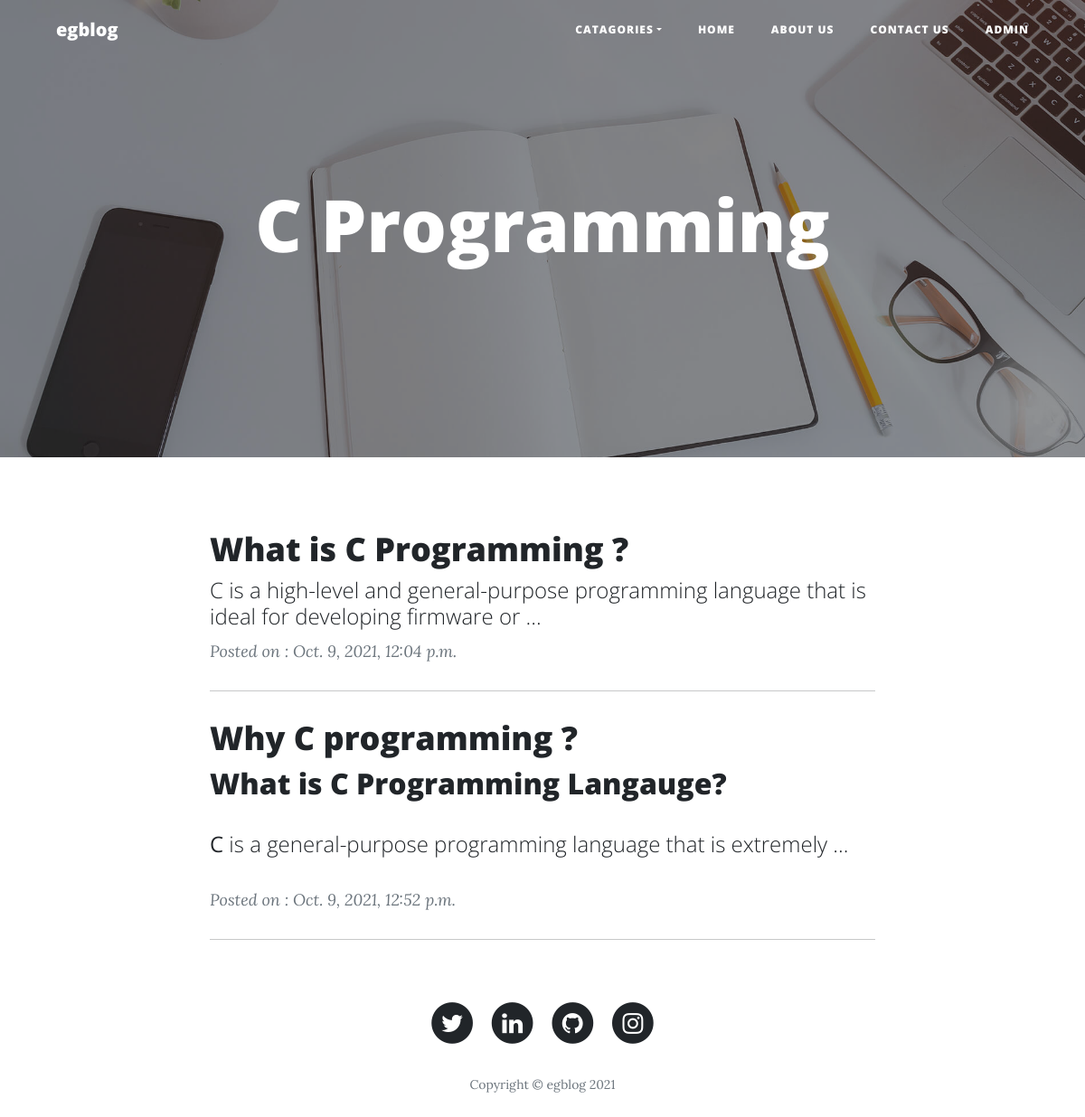
/category/c-programming, run on an earlier commit of the app's database.
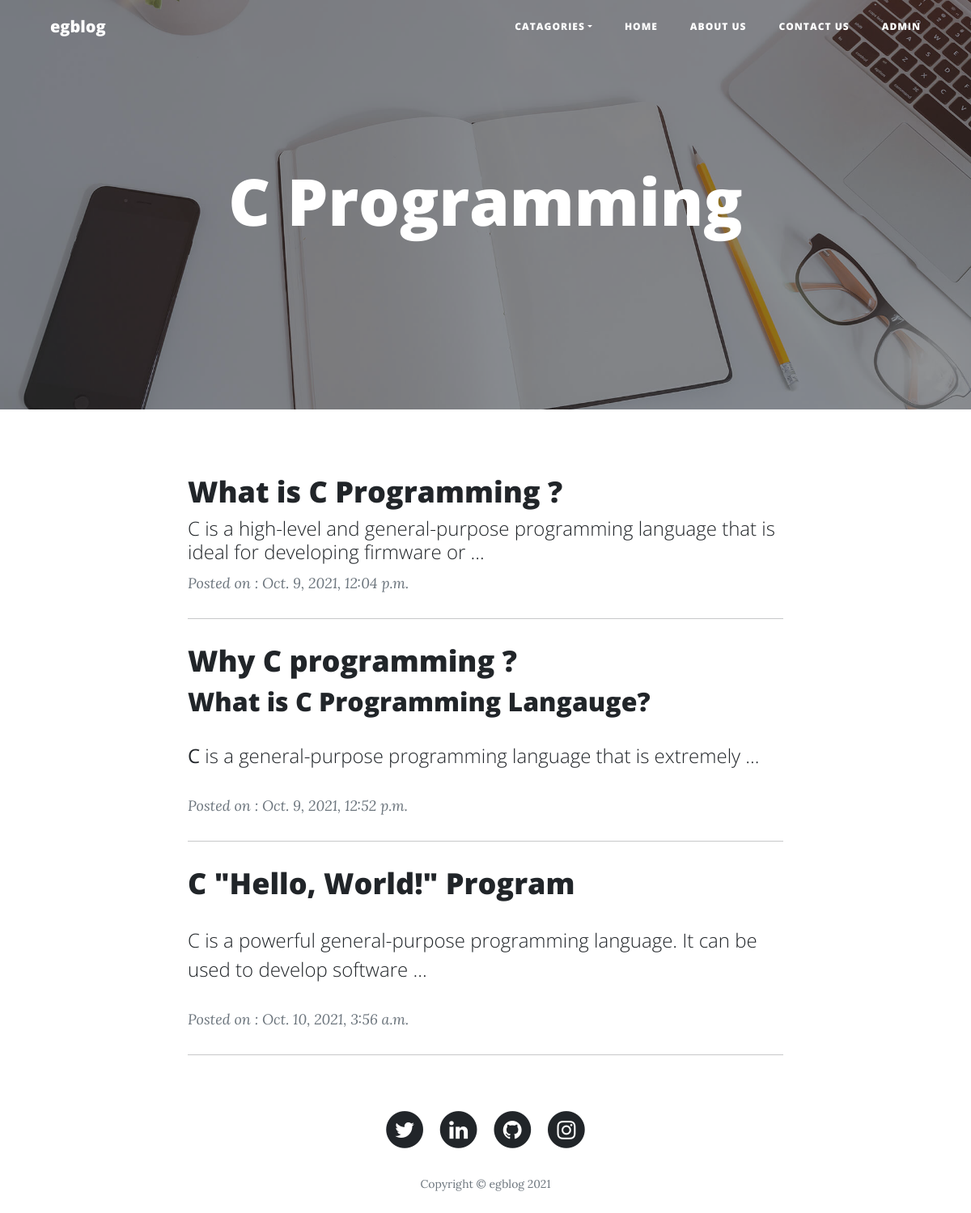
And on a later commit of the database.
### blog/models.py (models this page shows, shortened)
class Post(models.Model):
    post_id = models.AutoField(primary_key=True)
    title = models.CharField(max_length=256)
    content = HTMLField()
    url = models.CharField(max_length=200)
    cat = models.ForeignKey(Category, on_delete=models.CASCADE)
    image = models.ImageField(upload_to='post/')
    add_date = models.DateTimeField(auto_now_add=True, null=True)
    count_visitor = models.IntegerField(default=1, null=True, blank=True)

### blog/views.py (the view)
# urls.py: path('category/<slug:url>', views.category),
def category(request, url):
    cat = Category.objects.get(url=url)
    posts = Post.objects.filter(cat=cat)
    cats = Category.objects.all()
    data = {
        'cats': cats,
        'cat': cat,
        'posts': posts
    }
    return render(request, 'blog/category.html', data)

### blog/templates/blog/category.html (shortened to what this page needs)
{% load static %}
<!DOCTYPE html>
<html>
<head>
    <link rel="stylesheet" href="{% static 'bootstrap/css/bootstrap.min.css' %}">
    <link rel="stylesheet" href="{% static 'fonts/font-awesome.min.css' %}">
</head>
<body>
    <nav class="navbar navbar-light navbar-expand-lg fixed-top" id="mainNav">
        <div class="container"><a class="navbar-brand" href="\index">egblog</a>
            <div class="collapse navbar-collapse" id="navbarResponsive">
                <ul class="navbar-nav ms-auto">
                    <li class="nav-item dropdown"><a class="dropdown-toggle nav-link" aria-expanded="false" data-bs-toggle="dropdown" href="#">Catagories</a>
                    </li>
                    <li class="nav-item"><a class="nav-link" href="\index">Home</a></li>
                    <li class="nav-item"><a class="nav-link" href="\about">About us</a></li>
                    <li class="nav-item"><a class="nav-link" href="\contact">Contact us</a></li>
                    <li class="nav-item"><a class="nav-link" href="\admin">Admin</a></li>
                </ul>
            </div>
        </div>
    </nav>
    <header class="masthead" style="background-image:url('{% static 'img/home-bg.jpg' %}');">
        <div class="overlay"></div>
        <div class="container">
            <div class="row">
                <div class="col-md-10 col-lg-8 mx-auto position-relative">
                    <div class="site-heading">
                        <h1>{{cat.title}}</h1>
                    </div>
                </div>
            </div>
        </div>
    </header>
    <div class="container">
        <div class="row">
            <div class="col-md-10 col-lg-8 mx-auto">
                {% for p in posts %}
                <div class="post-preview"><a href="/post/{{p.url}}">
                        <h3 class="post-title">{{p.title}}</h3>
                        <h4 class="post-subtitle">{{p.content |truncatewords:15 | safe}}</h4>
                    </a>
                    <p class="post-meta"> <em> Posted on :&nbsp;</em>{{p.add_date}}</p>
                </div>
                <hr>
                {% endfor %}
            </div>
        </div>
    </div>
    <footer>
        <div class="container">
            <div class="row">
                <div class="col-md-10 col-lg-8 mx-auto">
                    <ul class="list-inline text-center">
                        <li class="list-inline-item"><a href="https://twitter.com/anurag_629"><span class="fa-stack fa-lg"><i class="fa fa-circle fa-stack-2x"></i><i class="fa fa-twitter fa-stack-1x fa-inverse"></i></span></a></li>
                        <li class="list-inline-item"><a href="https://www.linkedin.com/in/anurag629/"><span class="fa-stack fa-lg"><i class="fa fa-circle fa-stack-2x"></i><i class="fa fa-linkedin fa-stack-1x fa-inverse"></i></span></a></li>
                        <li class="list-inline-item"><a href="https://github.com/anurag629"><span class="fa-stack fa-lg"><i class="fa fa-circle fa-stack-2x"></i><i class="fa fa-github fa-stack-1x fa-inverse"></i></span></a></li>
                        <li class="list-inline-item"><a href="https://www.instagram.com/anurag_629/"><span class="fa-stack fa-lg"><i class="fa fa-circle fa-stack-2x"></i><i class="fa fa-instagram fa-stack-1x fa-inverse"></i></span></a></li>
                    </ul>
                    <p class="text-muted copyright">Copyright&nbsp;©&nbsp;egblog 2021</p>
                </div>
            </div>
        </div>
    </footer>
</body>
</html>

What changed in the data, as far as the page shows it:
added Post: title "C \"Hello, World!\" Program", content "C is a powerful general-purpose programming language. It can be used to develop software …", add_date "Oct. 10, 2021, 3:56 a.m."
